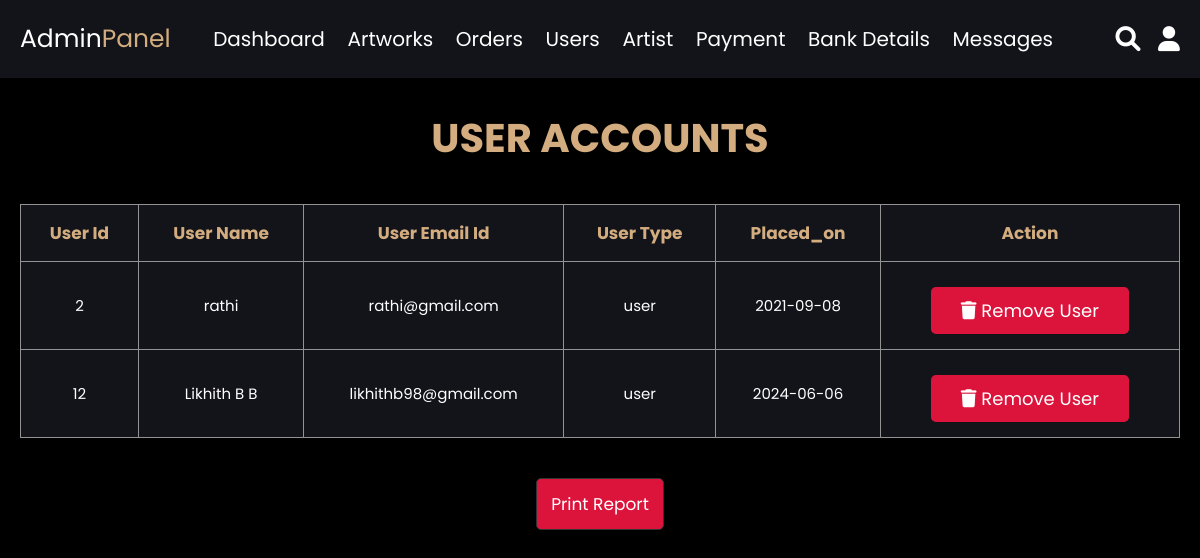
/admin_users.php (signed in), run on the app's committed database.
### tables this page shows
CREATE TABLE `users` (
  `id` int(100) NOT NULL,
  `name` varchar(100) NOT NULL,
  `email` varchar(100) NOT NULL,
  `password` varchar(100) NOT NULL,
  `user_type` varchar(20) NOT NULL,
  `placed_on` date NOT NULL,
  `contact` varchar(13) DEFAULT NULL,
  `class_cost` varchar(5) DEFAULT NULL
);

### admin_users.php (the view, shortened to what this page needs)
<?php
include 'connection.php';
?>
<html>
<head>
</head>
<body style="background-color: black">
<?php include 'admin_header.php'; ?>
<section class="user-table">
<h1 class="title"> user accounts </h1><br>
   <table>
      <thead>
         <th>user id</th>
         <th>user name</th>
         <th>user email id</th>
         <th>user type</th>
         <th>placed_on</th>
         <th id="remove">action</th>
      </thead>
      <tbody>
         <?php
            $result = mysqli_query($conn, "SELECT * FROM `users` where user_type='user'");
            if(mysqli_num_rows($result) > 0){
               while($row = mysqli_fetch_assoc($result)){
         ?>
         <tr>
            <td><?php echo $row['id']; ?></td>
            <td><?php echo $row['name']; ?></td>
            <td><?php echo $row['email']; ?></td>
            <td><?php echo $row['user_type']; ?></td>
            <td><?php echo $row['placed_on']; ?></td>
            <td id="remove">
            <a href="admin_users.php?delete=<?php echo $row['id']; ?>" onclick="return confirm('delete this user?');" class="delete-btn" id="remove"><i class="fas fa-trash"></i> remove user</a>
         </td>
         </tr>
         <?php
            };
            }else{
               echo "<div class='empty'>no user found!</div>";
            };
         ?>
      </tbody>
   </table>
</section>
<center><button onclick="window.print()" class="btnn">print report</button></center>
</body>
</html>

### admin_css.css (style rules this page uses)
* { font-family: 'Poppins', sans-serif; margin:0; padding:0; box-sizing: border-box; outline: none; border:none; text-decoration: none; transition:all .2s linear; }
html { font-size: 62.5%; overflow-x: hidden; }
body { background-color: #13131a; }
section { padding:3rem 2rem; }
.title { text-align: center; margin-bottom: 2rem; text-transform: uppercase; color: #d3ad7f; font-size: 4rem; }
.user-table table { width: 100%; text-align: center; border:.1rem solid #949292; border-collapse: collapse; }
.user-table table thead th { padding:1.5rem; font-size: 5rem; background-color: #13131a; color:#d3ad7f; text-transform: capitalize; border:.1rem solid #949292; }
.user-table table td { padding:1.5rem; font-size: 2.5rem; color:#fff; background-color: #13131a; border:.1rem solid #949292; }
.delete-btn { background-color: #dc143c; }
.btnn, .update-btn { margin-top: 1rem; display: inline-block; padding:.9rem 3rem; font-size: 1.7rem; color:#fff; text-transform: capitalize; background: #dc143c; cursor: pointer; border:.1rem solid #333; box-shadow: 0 .5rem 1rem rgba(0,0,0,.1); border-radius: .5rem; padding:1.2rem 1.4rem; }
.btn, .option-btn, .delete-btn, .white-btn { display: inline-block; margin-top: 1rem; padding:1rem 3rem; cursor: pointer; color:#fff; font-size: 1.8rem; border-radius: .5rem; text-transform: capitalize; }
.user-table table { width: 100%; text-align: center; }
.user-table table thead th { padding:1.5rem; font-size: 1.7rem; background-color: #13131a; color:#d3ad7f; text-transform: capitalize; }
.user-table table td { font-size: 1.5rem; color:#fff; background-color: #13131a; }

### data on the page
users: id "2", name "rathi", email "rathi@gmail.com", user_type "user", placed_on "2021-09-08"
users: id "12", name "Likhith B B", email "likhithb98@gmail.com", user_type "user", placed_on "2024-06-06"
